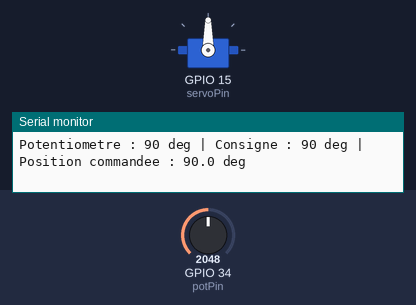
Bench run of a sketch on a simulated ESP32. Shown: servo, the last lines printed to the serial monitor. Inputs (shaded band) come from the test bench; at power-on: GPIO 34 (potPin) = 2048.

Above: at 1.2 s.
1.3 s: GPIO 34 (potPin) set to 2866
At 2.7 s:
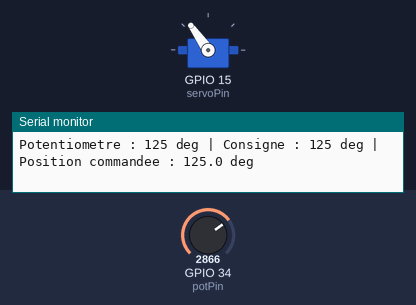
3.7 s: GPIO 34 (potPin) set to 3603
At 5.5 s:
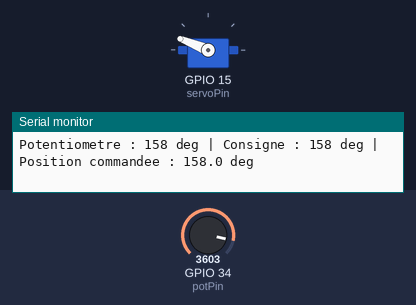
6.1 s: GPIO 34 (potPin) set to 4095
At 7.7 s:
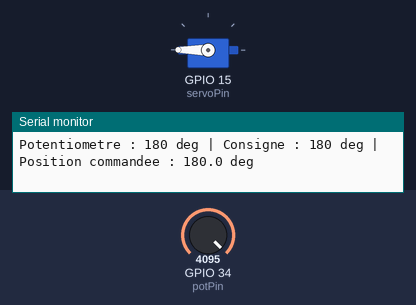
9.1 s: GPIO 34 (potPin) set to 1228
At 10.6 s:
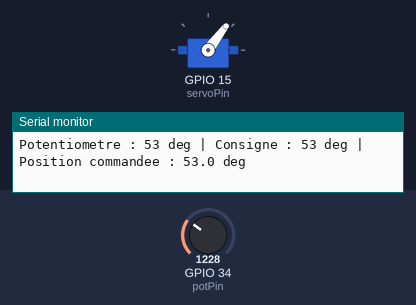
11.6 s: GPIO 34 (potPin) set to 491
At 13.0 s:
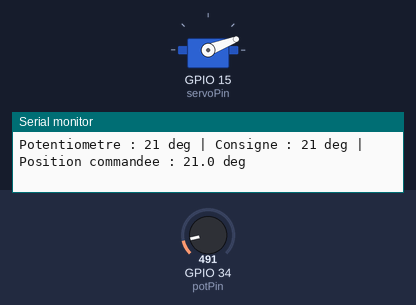
14.6 s: GPIO 34 (potPin) set to 210
At 16.6 s:
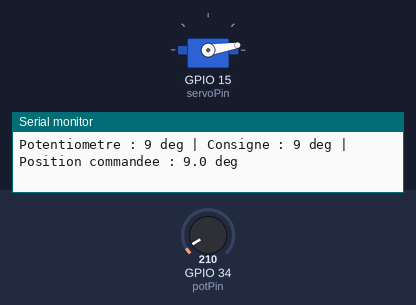
Timing chart, 0 to 18.1 s (numbered marks = the images above; inputs shaded):
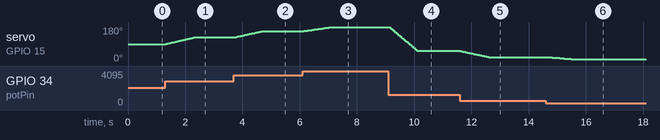

Measured:
- after the input at 1.3 s, servo on GPIO 15 (servoPin): moves from 90° to 125° over 0.97 s, starting at once
- after the input at 3.7 s, servo on GPIO 15 (servoPin): moves from 125° to 158° over 0.96 s, starting at once
- after the input at 6.1 s, servo on GPIO 15 (servoPin): moves from 158° to 180° over 0.96 s, starting at once
- after the input at 9.1 s, servo on GPIO 15 (servoPin): moves from 180° to 53° over 0.99 s, starting at once
- after the input at 11.6 s, servo on GPIO 15 (servoPin): moves from 53° to 21° over 0.97 s, starting at once
- after the input at 14.6 s, servo on GPIO 15 (servoPin): moves from 21° to 9° over 0.91 s, starting after 0.06 s

The sketch:

servo_potentiometre_lisse.ino
```cpp
#include <ESP32Servo.h>

Servo myservo;

const int servoPin = 15;
const int potPin = 34;
const unsigned long duree = 1000;

float position = 0;
float depart = 0;
int consigne = 0;
unsigned long debut = 0;
unsigned long dernierAffichage = 0;

int lireAngle() {
  return map(analogRead(potPin), 0, 4095, 0, 180);
}

void setup() {
  Serial.begin(115200);
  myservo.setPeriodHertz(50);
  myservo.attach(servoPin, 500, 2500);

  consigne = lireAngle();
  position = consigne;
  depart = position;
  myservo.write(consigne);
  debut = millis();
}

void loop() {
  unsigned long maintenant = millis();
  unsigned long ecoule = maintenant - debut;

  if (ecoule >= duree) {
    position = consigne;
  } else {
    position = depart + (consigne - depart) * (ecoule / 1000.0f);
  }

  int angleDemande = lireAngle();

  if (abs(angleDemande - consigne) >= 2) {
    depart = position;
    consigne = angleDemande;
    debut = maintenant;
  }

  myservo.write((int)(position + 0.5f));
  if (maintenant - dernierAffichage >= 250) {
    Serial.printf("Potentiometre : %d deg | Consigne : %d deg | Position commandee : %.1f deg\n",
                  angleDemande, consigne, position);
    dernierAffichage = maintenant;
  }
  delay(15);
}
```
